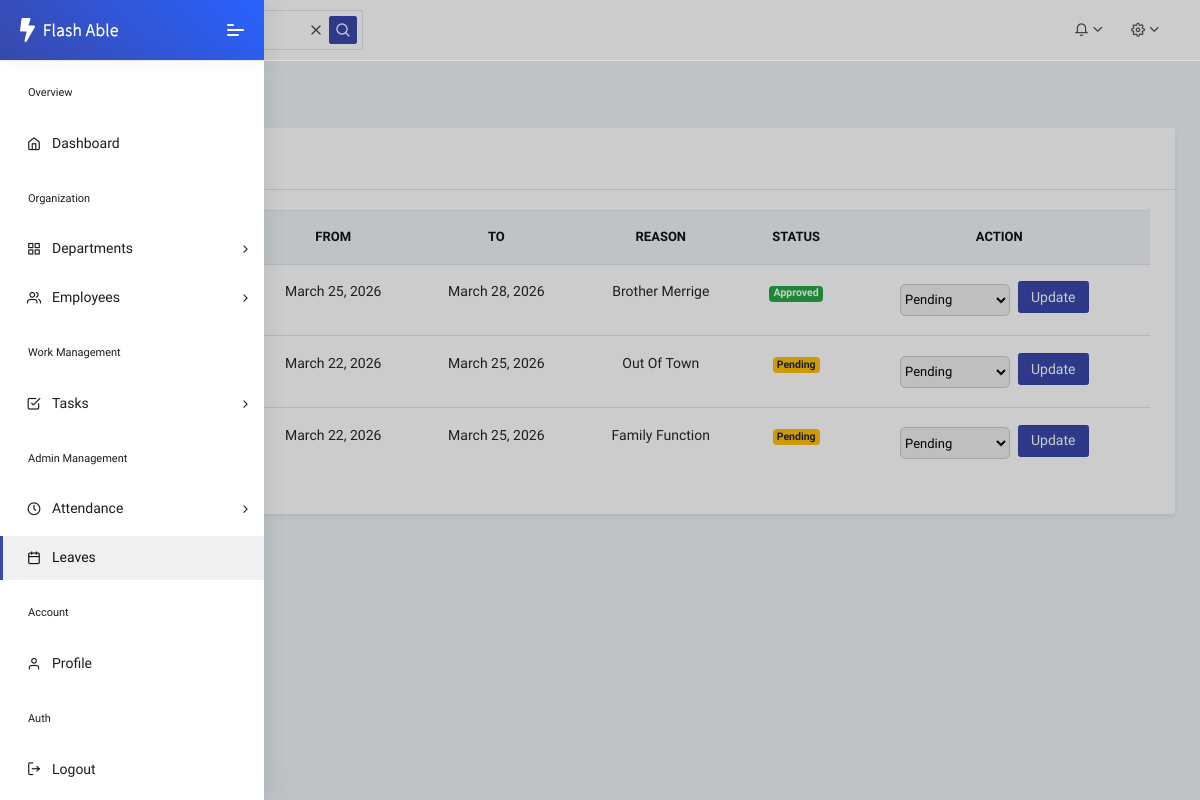
/leave_list/, run on an earlier commit of the app's database.
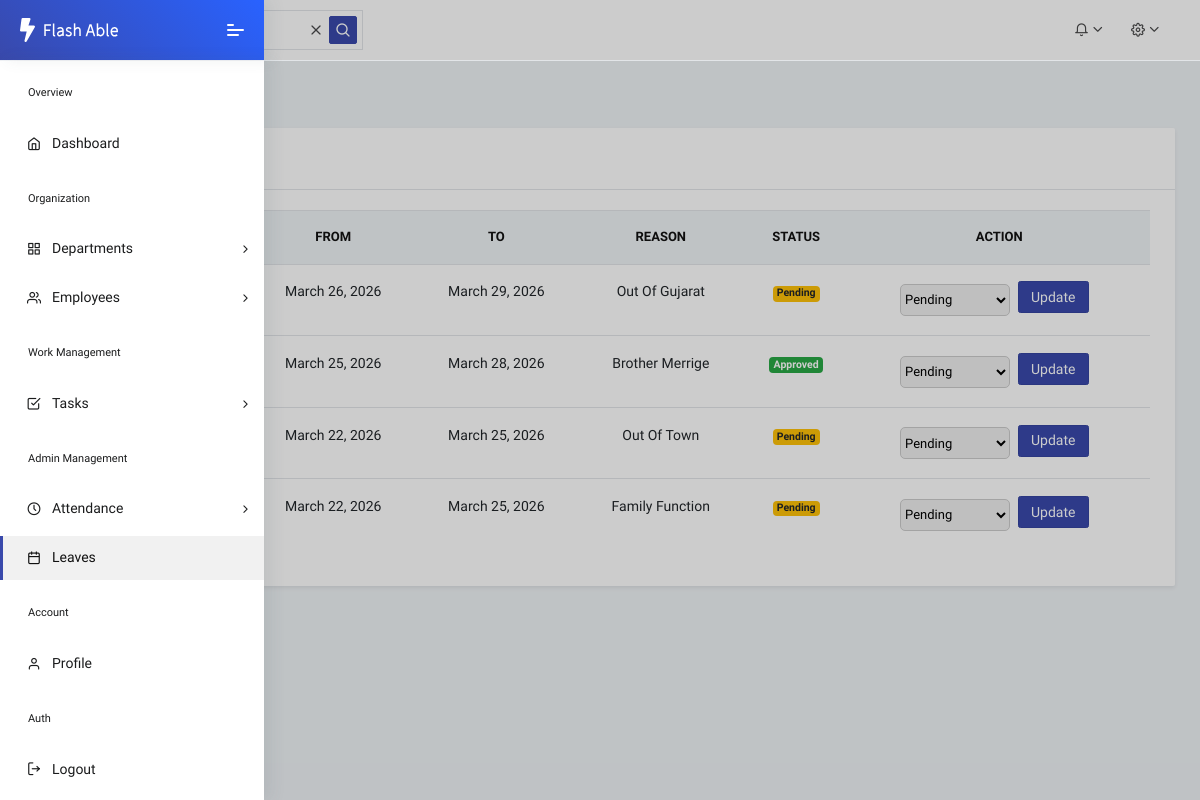
And on a later commit of the database.
### core/models.py (models this page shows, shortened)
class Leave(models.Model):
    STATUS = [
        ("Pending", "Pending"),
        ("Approved", "Approved"),
        ("Rejected", "Rejected"),
    ]
    employee = models.ForeignKey(User, on_delete=models.CASCADE)
    start_date = models.DateField()
    end_date = models.DateField()
    reason = models.TextField()
    status = models.CharField(
        max_length=20,
        choices=STATUS,
        default="Pending"
    )

### core/views.py (the view)
# urls.py: path('leave_list/', views.leave_list, name='leave-list'),
def leave_list(request):
    leaves = Leave.objects.select_related('employee').order_by('-id')
    context = {
        'leaves' : leaves
    }
    return render(request,'leave/Leave_list.html',context)

### core/templates/leave/Leave_list.html (shortened to what the changed rows need)
{% extends 'dashboard/Admin_Dashboard.html' %}
{% load static %}
{% block mein %}
<div class="pcoded-main-container">
    <div class="pcoded-wrapper">
        <div class="pcoded-content">
            <div class="pcoded-inner-content">
                <div class="main-body">
                    <div class="page-wrapper">
                        <div class="card shadow-sm">
                            <div class="card-body">
                                <div class="table-responsive">
                                    <table class="table table-hover align-middle text-center">
                                        <thead class="table-light">
                                            <tr>
                                                <th>Employee</th>
                                                <th>From</th>
                                                <th>To</th>
                                                <th>Reason</th>
                                                <th>Status</th>
                                                <th>Action</th>
                                            </tr>
                                        </thead>
                                        <tbody>
                                            {% for l in leaves %}
                                            <tr>
                                                <td>{{ l.employee.username }}</td>
                                                <td>{{ l.start_date }}</td>
                                                <td>{{ l.end_date }}</td>
                                                <td>{{ l.reason }}</td>
                                                <td>
                                                    {% if l.status == "Approved" %}
                                                        <span class="badge badge-success">Approved</span>
                                                    {% elif l.status == "Rejected" %}
                                                        <span class="badge badge-danger">Rejected</span>
                                                    {% elif l.status == "Pending" %}
                                                        <span class="badge badge-warning">Pending</span>
                                                    {% endif %}
                                                </td>
                                                <td>
                                                    <form method="post" action="{% url 'update-leave-status' l.id %}"
                                                          style="display:flex; justify-content:center; align-items:center; gap:8px;">
                                                        <select name="status"
                                                                style="width:110px; height:32px; border-radius:5px; border:1px solid #ccc; font-size:13px;">
                                                            <option value="Pending">Pending</option>
                                                        </select>
                                                        <button type="submit" class="btn btn-sm btn-primary" style="height:32px;">
                                                            Update
                                                        </button>
                                                    </form>
                                                </td>
                                            </tr>
                                            {% empty %}
                                            <tr>
                                                <td colspan="6">No leave requests found</td>
                                            </tr>
                                            {% endfor %}
                                        </tbody>
                                    </table>
                                </div>
                            </div>
                        </div>
                    </div>
                </div>
            </div>
        </div>
    </div>
</div>
{% endblock %}

What changed in the data, as far as the page shows it:
added Leave: start_date "March 26, 2026", end_date "March 29, 2026", reason "Out Of Gujarat", status "Pending"
